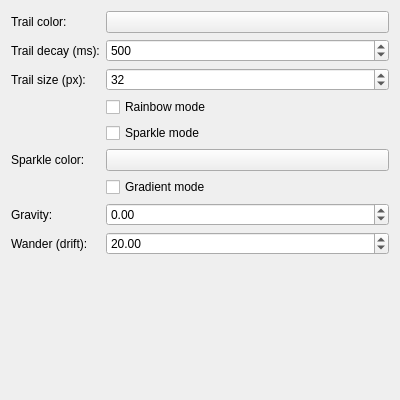
<?xml version="1.0" encoding="UTF-8"?>
<ui version="4.0">
 <class>MouseSmearConfig</class>
 <widget class="QWidget" name="MouseSmearConfig">
  <property name="geometry">
   <rect>
    <x>0</x>
    <y>0</y>
    <width>400</width>
    <height>400</height>
   </rect>
  </property>
  <layout class="QFormLayout" name="formLayout">
   <item row="0" column="0">
    <widget class="QLabel" name="label_1">
     <property name="text">
      <string>Trail color:</string>
     </property>
    </widget>
   </item>
   <item row="0" column="1">
    <widget class="KColorButton" name="kcfg_TrailColor">
    </widget>
   </item>
   <item row="1" column="0">
    <widget class="QLabel" name="label_2">
     <property name="text">
      <string>Trail decay (ms):</string>
     </property>
    </widget>
   </item>
   <item row="1" column="1">
    <widget class="QSpinBox" name="kcfg_TrailLifeSpan">
     <property name="minimum">
      <number>50</number>
     </property>
     <property name="maximum">
      <number>5000</number>
     </property>
     <property name="singleStep">
      <number>50</number>
     </property>
     <property name="value">
      <number>500</number>
     </property>
    </widget>
   </item>
   <item row="2" column="0">
    <widget class="QLabel" name="label_3">
     <property name="text">
      <string>Trail size (px):</string>
     </property>
    </widget>
   </item>
   <item row="2" column="1">
    <widget class="QSpinBox" name="kcfg_TrailSize">
     <property name="minimum">
      <number>1</number>
     </property>
     <property name="maximum">
      <number>256</number>
     </property>
     <property name="value">
      <number>32</number>
     </property>
    </widget>
   </item>
   <item row="3" column="1">
    <widget class="QCheckBox" name="kcfg_RainbowMode">
     <property name="text">
      <string>Rainbow mode</string>
     </property>
    </widget>
   </item>
   <item row="4" column="1">
    <widget class="QCheckBox" name="kcfg_SparkleMode">
     <property name="text">
      <string>Sparkle mode</string>
     </property>
    </widget>
   </item>
   <item row="5" column="0">
    <widget class="QLabel" name="label_4">
     <property name="text">
      <string>Sparkle color:</string>
     </property>
    </widget>
   </item>
   <item row="5" column="1">
    <widget class="KColorButton" name="kcfg_SparkleColor">
    </widget>
   </item>
   <item row="6" column="1">
    <widget class="QCheckBox" name="kcfg_GradientMode">
     <property name="text">
      <string>Gradient mode</string>
     </property>
    </widget>
   </item>
   <item row="7" column="0">
    <widget class="QLabel" name="label_5">
     <property name="text">
      <string>Gravity:</string>
     </property>
    </widget>
   </item>
   <item row="7" column="1">
    <widget class="QDoubleSpinBox" name="kcfg_Gravity">
     <property name="minimum">
      <double>-1000.0</double>
     </property>
     <property name="maximum">
      <double>1000.0</double>
     </property>
     <property name="singleStep">
      <double>10.0</double>
     </property>
     <property name="value">
      <double>0.0</double>
     </property>
    </widget>
   </item>
   <item row="8" column="0">
    <widget class="QLabel" name="label_6">
     <property name="text">
      <string>Wander (drift):</string>
     </property>
    </widget>
   </item>
   <item row="8" column="1">
    <widget class="QDoubleSpinBox" name="kcfg_Wander">
     <property name="minimum">
      <double>0.0</double>
     </property>
     <property name="maximum">
      <double>100.0</double>
     </property>
     <property name="singleStep">
      <double>5.0</double>
     </property>
     <property name="value">
      <double>20.0</double>
     </property>
    </widget>
   </item>
  </layout>
 </widget>
 <customwidgets>
  <customwidget>
   <class>KColorButton</class>
   <extends>QPushButton</extends>
   <header>kcolorbutton.h</header>
  </customwidget>
 </customwidgets>
 <resources/>
 <connections/>
</ui>
